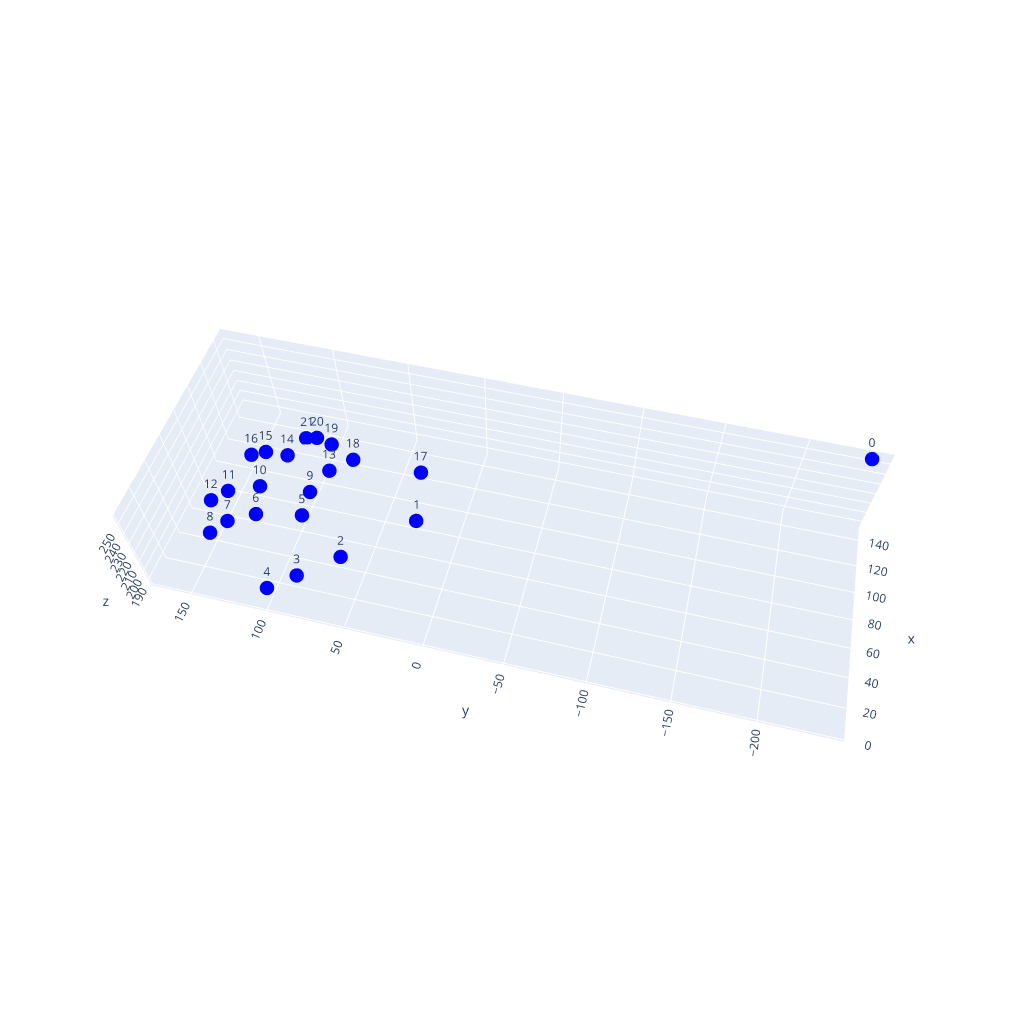

The notebook cell saved with this chart:
### Code cell
current_dir = os.getcwd()
file_data = "Static.txt"

filename = os.path.join(current_dir, file_data)
dataFile = pd.read_csv(filename,index_col=False,sep=r',|\t', engine='python')
dataFile = dataFile.replace('\t','', regex=True)

# to numpy
posDatas_ = dataFile.to_numpy()
posDatas = posDatas_[:, [4, 5, 6] + [13+i for i in range(94-13)]] # cut away unnecessary data
posDatas = posDatas.reshape(posDatas.shape[0], int(posDatas.shape[1]/3), 3)
posDatas = posDatas[:, [i for i in range(posDatas.shape[1]) if i not in [0, 2, 3, 8, 13, 18]]] # cut away unnecessary markers
# rotate dta such that z points up
frame = (R.from_euler('XYZ', [90, 0, 0], degrees=True).as_matrix().squeeze() @ posDatas[0].T).T
print(frame.shape)

fig = go.Figure()
plot_hand(fig, frame, names=np.arange(0, frame.shape[0]))
fig.show()

### Figure 1 — Plotly figure (JSON) as saved in the notebook; plotly's stock layout.template omitted (floating-point values rounded to 4 significant figures)
{"data": [{"marker": {"color": "blue", "size": 5}, "mode": "markers+text", "text": [0, 1, 2, 3, 4, 5, 6, 7, 8, 9, 10, 11, 12, 13, 14, 15, 16, 17, 18, 19, 20, 21], "type": "scatter3d", "x": [146.0, 64.91, 30.55, 13.93, 3.43, 55.32, 50.2, 44.52, 38.73, 73.92, 72.52, 68.98, 65.12, 95.3, 102.9, 105.7, 106.3, 101.4, 111.2, 122.0, 129.1, 132.0], "y": [-236.7, 21.86, 58.98, 81.44, 97.06, 93.54, 122.4, 140.5, 152.1, 95.28, 129.2, 151.5, 164.1, 90.57, 122.9, 140.3, 152.6, 29.97, 80.53, 99.9, 113.8, 123.9], "z": [256.5, 215.6, 212.8, 208.9, 205.0, 210.1, 208.5, 202.6, 193.5, 209.4, 206.2, 198.5, 189.2, 205.8, 202.7, 197.4, 189.9, 215.4, 200.8, 197.8, 192.2, 185.5]}], "layout": {"height": 1024, "scene": {"aspectmode": "data", "aspectratio": {"x": 1, "y": 1, "z": 1}, "camera": {"center": {"x": 0, "y": 0, "z": 0}, "eye": {"x": -2, "y": -0.5, "z": 3}, "up": {"x": 0, "y": 0, "z": 20}}}, "width": 1024}}
